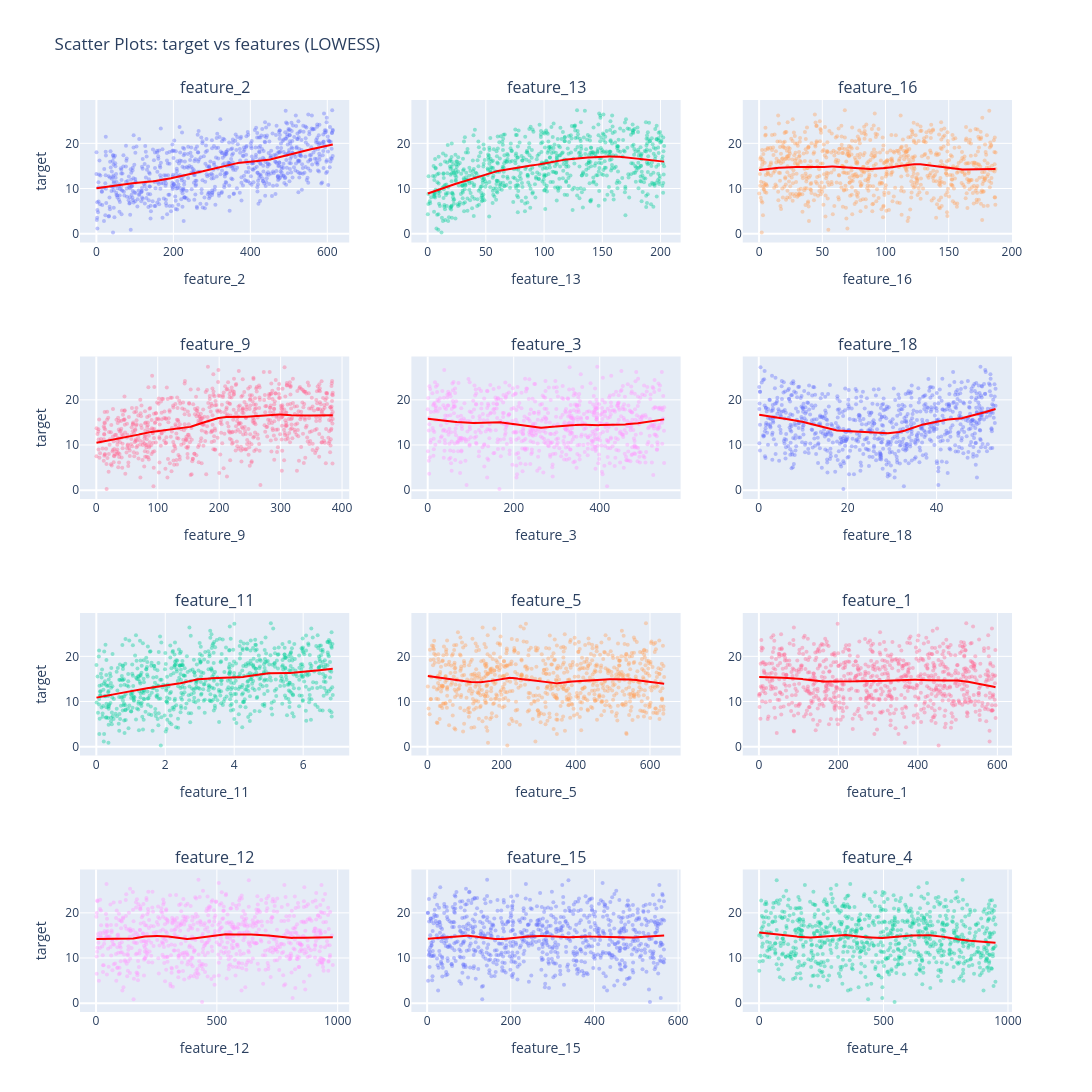

Notebook cell for this chart:
### Markdown cell above
# 5. Scatter Plots de features pre-seleccionadas vs Target.

### Code cell
get_scatter_plots(df_train, features=list_mi_feature_selected)

### Figure 1 — Plotly figure (JSON) as saved in the notebook; plotly's stock layout.template omitted (floating-point values rounded to 4 significant figures; data arrays with more than 128 entries replaced by an {"elided": "..."} marker saying what was removed)
{"data": [{"marker": {"opacity": 0.4, "size": 4}, "mode": "markers", "name": "feature_2", "showlegend": false, "type": "scatter", "x": {"elided": "800 float values"}, "xaxis": "x", "y": {"elided": "800 float values"}, "yaxis": "y"}, {"line": {"color": "red", "width": 2}, "mode": "lines", "name": "feature_2 lowess", "showlegend": false, "type": "scatter", "x": {"elided": "800 float values"}, "xaxis": "x", "y": {"elided": "800 float values"}, "yaxis": "y"}, {"marker": {"opacity": 0.4, "size": 4}, "mode": "markers", "name": "feature_13", "showlegend": false, "type": "scatter", "x": {"elided": "800 float values"}, "xaxis": "x2", "y": {"elided": "800 float values"}, "yaxis": "y2"}, {"line": {"color": "red", "width": 2}, "mode": "lines", "name": "feature_13 lowess", "showlegend": false, "type": "scatter", "x": {"elided": "800 float values"}, "xaxis": "x2", "y": {"elided": "800 float values"}, "yaxis": "y2"}, {"marker": {"opacity": 0.4, "size": 4}, "mode": "markers", "name": "feature_16", "showlegend": false, "type": "scatter", "x": {"elided": "800 float values"}, "xaxis": "x3", "y": {"elided": "800 float values"}, "yaxis": "y3"}, {"line": {"color": "red", "width": 2}, "mode": "lines", "name": "feature_16 lowess", "showlegend": false, "type": "scatter", "x": {"elided": "800 float values"}, "xaxis": "x3", "y": {"elided": "800 float values"}, "yaxis": "y3"}, {"marker": {"opacity": 0.4, "size": 4}, "mode": "markers", "name": "feature_9", "showlegend": false, "type": "scatter", "x": {"elided": "800 float values"}, "xaxis": "x4", "y": {"elided": "800 float values"}, "yaxis": "y4"}, {"line": {"color": "red", "width": 2}, "mode": "lines", "name": "feature_9 lowess", "showlegend": false, "type": "scatter", "x": {"elided": "800 float values"}, "xaxis": "x4", "y": {"elided": "800 float values"}, "yaxis": "y4"}, {"marker": {"opacity": 0.4, "size": 4}, "mode": "markers", "name": "feature_3", "showlegend": false, "type": "scatter", "x": {"elided": "800 float values"}, "xaxis": "x5", "y": {"elided": "800 float values"}, "yaxis": "y5"}, {"line": {"color": "red", "width": 2}, "mode": "lines", "name": "feature_3 lowess", "showlegend": false, "type": "scatter", "x": {"elided": "800 float values"}, "xaxis": "x5", "y": {"elided": "800 float values"}, "yaxis": "y5"}, {"marker": {"opacity": 0.4, "size": 4}, "mode": "markers", "name": "feature_18", "showlegend": false, "type": "scatter", "x": {"elided": "800 float values"}, "xaxis": "x6", "y": {"elided": "800 float values"}, "yaxis": "y6"}, {"line": {"color": "red", "width": 2}, "mode": "lines", "name": "feature_18 lowess", "showlegend": false, "type": "scatter", "x": {"elided": "800 float values"}, "xaxis": "x6", "y": {"elided": "800 float values"}, "yaxis": "y6"}, {"marker": {"opacity": 0.4, "size": 4}, "mode": "markers", "name": "feature_11", "showlegend": false, "type": "scatter", "x": {"elided": "800 float values"}, "xaxis": "x7", "y": {"elided": "800 float values"}, "yaxis": "y7"}, {"line": {"color": "red", "width": 2}, "mode": "lines", "name": "feature_11 lowess", "showlegend": false, "type": "scatter", "x": {"elided": "800 float values"}, "xaxis": "x7", "y": {"elided": "800 float values"}, "yaxis": "y7"}, {"marker": {"opacity": 0.4, "size": 4}, "mode": "markers", "name": "feature_5", "showlegend": false, "type": "scatter", "x": {"elided": "800 float values"}, "xaxis": "x8", "y": {"elided": "800 float values"}, "yaxis": "y8"}, {"line": {"color": "red", "width": 2}, "mode": "lines", "name": "feature_5 lowess", "showlegend": false, "type": "scatter", "x": {"elided": "800 float values"}, "xaxis": "x8", "y": {"elided": "800 float values"}, "yaxis": "y8"}, {"marker": {"opacity": 0.4, "size": 4}, "mode": "markers", "name": "feature_1", "showlegend": false, "type": "scatter", "x": {"elided": "800 float values"}, "xaxis": "x9", "y": {"elided": "800 float values"}, "yaxis": "y9"}, {"line": {"color": "red", "width": 2}, "mode": "lines", "name": "feature_1 lowess", "showlegend": false, "type": "scatter", "x": {"elided": "800 float values"}, "xaxis": "x9", "y": {"elided": "800 float values"}, "yaxis": "y9"}, {"marker": {"opacity": 0.4, "size": 4}, "mode": "markers", "name": "feature_12", "showlegend": false, "type": "scatter", "x": {"elided": "800 float values"}, "xaxis": "x10", "y": {"elided": "800 float values"}, "yaxis": "y10"}, {"line": {"color": "red", "width": 2}, "mode": "lines", "name": "feature_12 lowess", "showlegend": false, "type": "scatter", "x": {"elided": "800 float values"}, "xaxis": "x10", "y": {"elided": "800 float values"}, "yaxis": "y10"}, {"marker": {"opacity": 0.4, "size": 4}, "mode": "markers", "name": "feature_15", "showlegend": false, "type": "scatter", "x": {"elided": "800 float values"}, "xaxis": "x11", "y": {"elided": "800 float values"}, "yaxis": "y11"}, {"line": {"color": "red", "width": 2}, "mode": "lines", "name": "feature_15 lowess", "showlegend": false, "type": "scatter", "x": {"elided": "800 float values"}, "xaxis": "x11", "y": {"elided": "800 float values"}, "yaxis": "y11"}, {"marker": {"opacity": 0.4, "size": 4}, "mode": "markers", "name": "feature_4", "showlegend": false, "type": "scatter", "x": {"elided": "800 float values"}, "xaxis": "x12", "y": {"elided": "800 float values"}, "yaxis": "y12"}, {"line": {"color": "red", "width": 2}, "mode": "lines", "name": "feature_4 lowess", "showlegend": false, "type": "scatter", "x": {"elided": "800 float values"}, "xaxis": "x12", "y": {"elided": "800 float values"}, "yaxis": "y12"}], "layout": {"annotations": [{"font": {"size": 16}, "showarrow": false, "text": "feature_2", "x": 0.1444, "xanchor": "center", "xref": "paper", "y": 1, "yanchor": "bottom", "yref": "paper"}, {"font": {"size": 16}, "showarrow": false, "text": "feature_13", "x": 0.5, "xanchor": "center", "xref": "paper", "y": 1, "yanchor": "bottom", "yref": "paper"}, {"font": {"size": 16}, "showarrow": false, "text": "feature_16", "x": 0.8556, "xanchor": "center", "xref": "paper", "y": 1, "yanchor": "bottom", "yref": "paper"}, {"font": {"size": 16}, "showarrow": false, "text": "feature_9", "x": 0.1444, "xanchor": "center", "xref": "paper", "y": 0.7188, "yanchor": "bottom", "yref": "paper"}, {"font": {"size": 16}, "showarrow": false, "text": "feature_3", "x": 0.5, "xanchor": "center", "xref": "paper", "y": 0.7188, "yanchor": "bottom", "yref": "paper"}, {"font": {"size": 16}, "showarrow": false, "text": "feature_18", "x": 0.8556, "xanchor": "center", "xref": "paper", "y": 0.7188, "yanchor": "bottom", "yref": "paper"}, {"font": {"size": 16}, "showarrow": false, "text": "feature_11", "x": 0.1444, "xanchor": "center", "xref": "paper", "y": 0.4375, "yanchor": "bottom", "yref": "paper"}, {"font": {"size": 16}, "showarrow": false, "text": "feature_5", "x": 0.5, "xanchor": "center", "xref": "paper", "y": 0.4375, "yanchor": "bottom", "yref": "paper"}, {"font": {"size": 16}, "showarrow": false, "text": "feature_1", "x": 0.8556, "xanchor": "center", "xref": "paper", "y": 0.4375, "yanchor": "bottom", "yref": "paper"}, {"font": {"size": 16}, "showarrow": false, "text": "feature_12", "x": 0.1444, "xanchor": "center", "xref": "paper", "y": 0.1562, "yanchor": "bottom", "yref": "paper"}, {"font": {"size": 16}, "showarrow": false, "text": "feature_15", "x": 0.5, "xanchor": "center", "xref": "paper", "y": 0.1562, "yanchor": "bottom", "yref": "paper"}, {"font": {"size": 16}, "showarrow": false, "text": "feature_4", "x": 0.8556, "xanchor": "center", "xref": "paper", "y": 0.1562, "yanchor": "bottom", "yref": "paper"}], "height": 1400, "title": {"text": "Scatter Plots: target vs features (LOWESS)"}, "width": 1200, "xaxis": {"anchor": "y", "domain": [0, 0.2889], "title": {"text": "feature_2"}}, "xaxis10": {"anchor": "y10", "domain": [0, 0.2889], "title": {"text": "feature_12"}}, "xaxis11": {"anchor": "y11", "domain": [0.3556, 0.6444], "title": {"text": "feature_15"}}, "xaxis12": {"anchor": "y12", "domain": [0.7111, 1], "title": {"text": "feature_4"}}, "xaxis2": {"anchor": "y2", "domain": [0.3556, 0.6444], "title": {"text": "feature_13"}}, "xaxis3": {"anchor": "y3", "domain": [0.7111, 1], "title": {"text": "feature_16"}}, "xaxis4": {"anchor": "y4", "domain": [0, 0.2889], "title": {"text": "feature_9"}}, "xaxis5": {"anchor": "y5", "domain": [0.3556, 0.6444], "title": {"text": "feature_3"}}, "xaxis6": {"anchor": "y6", "domain": [0.7111, 1], "title": {"text": "feature_18"}}, "xaxis7": {"anchor": "y7", "domain": [0, 0.2889], "title": {"text": "feature_11"}}, "xaxis8": {"anchor": "y8", "domain": [0.3556, 0.6444], "title": {"text": "feature_5"}}, "xaxis9": {"anchor": "y9", "domain": [0.7111, 1], "title": {"text": "feature_1"}}, "yaxis": {"anchor": "x", "domain": [0.8438, 1], "title": {"text": "target"}}, "yaxis10": {"anchor": "x10", "domain": [0, 0.1562], "title": {"text": "target"}}, "yaxis11": {"anchor": "x11", "domain": [0, 0.1562], "title": {"text": ""}}, "yaxis12": {"anchor": "x12", "domain": [0, 0.1562], "title": {"text": ""}}, "yaxis2": {"anchor": "x2", "domain": [0.8438, 1], "title": {"text": ""}}, "yaxis3": {"anchor": "x3", "domain": [0.8438, 1], "title": {"text": ""}}, "yaxis4": {"anchor": "x4", "domain": [0.5625, 0.7188], "title": {"text": "target"}}, "yaxis5": {"anchor": "x5", "domain": [0.5625, 0.7188], "title": {"text": ""}}, "yaxis6": {"anchor": "x6", "domain": [0.5625, 0.7188], "title": {"text": ""}}, "yaxis7": {"anchor": "x7", "domain": [0.2812, 0.4375], "title": {"text": "target"}}, "yaxis8": {"anchor": "x8", "domain": [0.2812, 0.4375], "title": {"text": ""}}, "yaxis9": {"anchor": "x9", "domain": [0.2812, 0.4375], "title": {"text": ""}}}}
